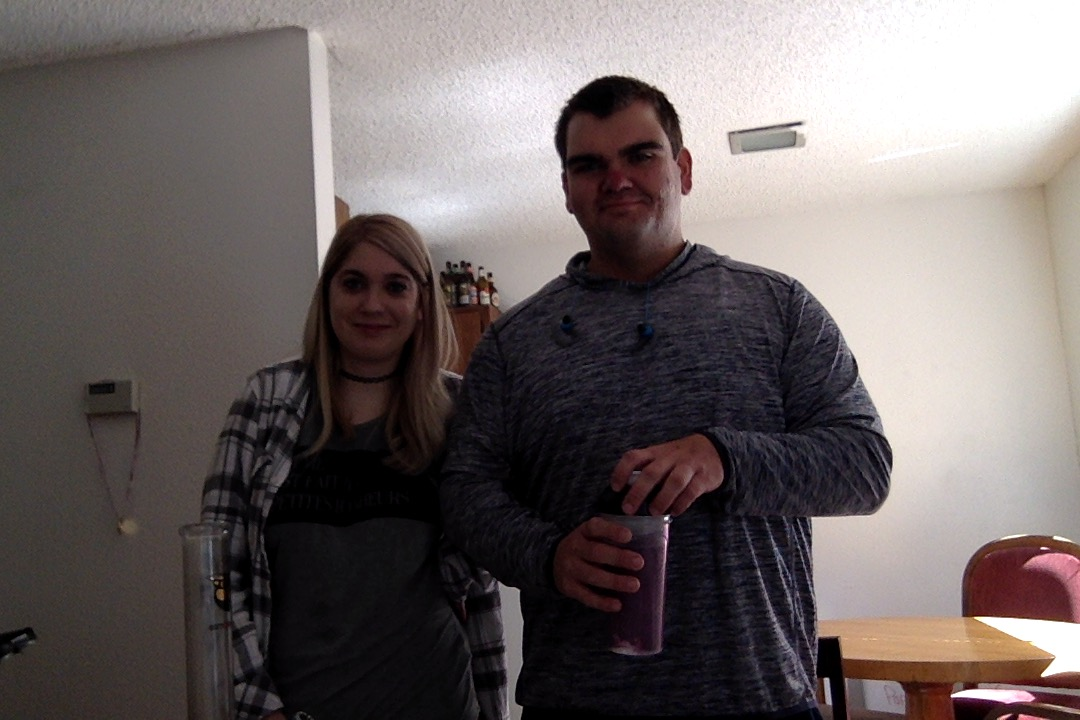
//> input picture alex_dev/noah.jpg, 1080 x 720 px
$ ./sobel   (built with g++ and OpenCV 4)
//> lines starting //> are read from the running program, lines starting //| are printed output that depends on the picture
#include <iostream>
#include <string>
#include <sstream>
#include <cmath>

#include <opencv2/core.hpp>
#include <opencv2/highgui.hpp>
#include "opencv2/imgproc/imgproc.hpp"
#include "opencv2/objdetect/objdetect.hpp"


using namespace std;
using namespace cv;

// Computes the x component of the gradient vector
// at a given point in a image.
// returns gradient in the x direction
int xGradient(Mat image, int x, int y)
{
  return image.at<uchar>(y-1, x-1) +
    2*image.at<uchar>(y, x-1) +
    image.at<uchar>(y+1, x-1) -
    image.at<uchar>(y-1, x+1) -
    2*image.at<uchar>(y, x+1) -
    image.at<uchar>(y+1, x+1);
}

// Computes the y component of the gradient vector
// at a given point in a image
// returns gradient in the y direction

int yGradient(Mat image, int x, int y)
{
  return image.at<uchar>(y-1, x-1) +
    2*image.at<uchar>(y-1, x) +
    image.at<uchar>(y-1, x+1) -
    image.at<uchar>(y+1, x-1) -
    2*image.at<uchar>(y+1, x) -
    image.at<uchar>(y+1, x+1);
}

int main()
{
  Mat source;
  Mat dest;
  int gx, gy, sum;
  // Load an image
  source = imread("noah.jpg", CV_LOAD_IMAGE_GRAYSCALE);
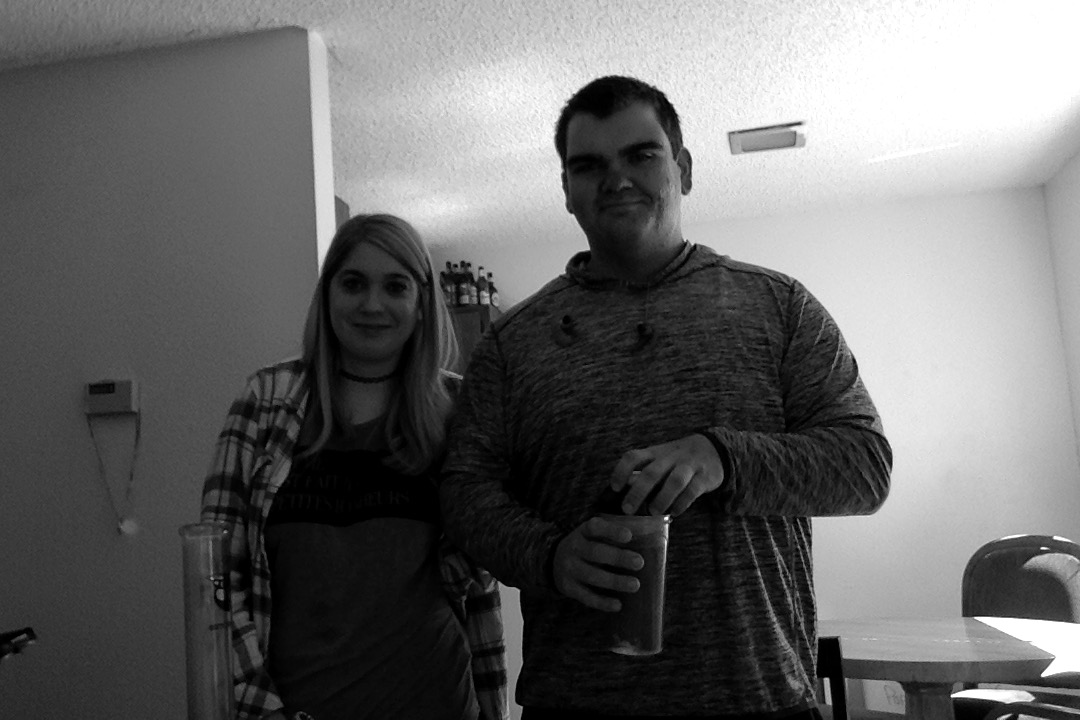
//> source: 720 rows x 1080 cols, CV_8UC1; min 0, max 255, mean 104
  dest = source.clone();

  // [7 lines of commented-out code are left out]


  if( !source.data )
  {
    return -1;
  }


  for(int y = 0; y < source.rows; y++)
  {
    for(int x = 0; x < source.cols; x++)
    {
      dest.at<uchar>(y,x) = 0.0;
    }
  }
//> dest: 720 rows x 1080 cols, CV_8UC1; every value is 0

  for(int y = 1; y < source.rows - 1; y++)
  {
    for(int x = 1; x < source.cols - 1; x++)
    {
      gx = xGradient(source, x, y);
      gy = yGradient(source, x, y);
      sum = abs(gx) + abs(gy);
      sum = sum > 255 ? 255:sum;
      sum = sum < 0 ? 0 : sum;
      dest.at<uchar>(y,x) = sum;
    }
  }
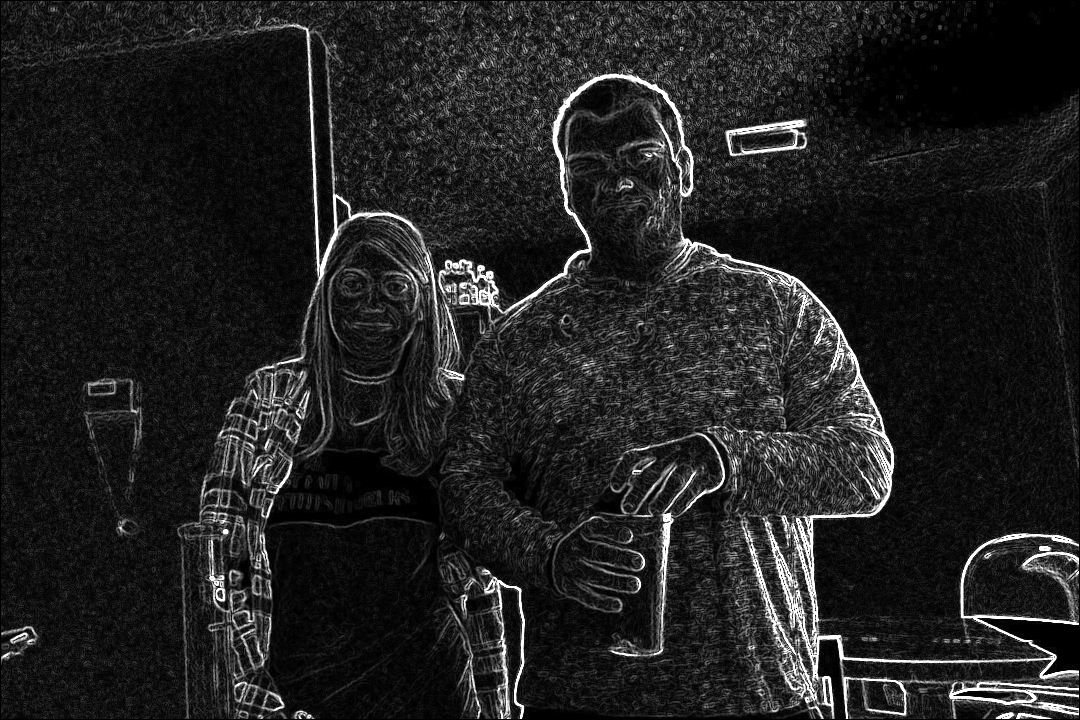
//> dest: 720 rows x 1080 cols, CV_8UC1; min 0, max 255, mean 33.3
//> after the loop, gx = 15; gy = -7; sum = 22

  namedWindow("final");
  imshow("final", dest);
  namedWindow("initial");
  imshow("initial", source);
  waitKey();
  return 0;
}

$ run again, with alex_dev/Photo on 1-14-17 at 1.58 PM #2.jpg copied over alex_dev/noah.jpg
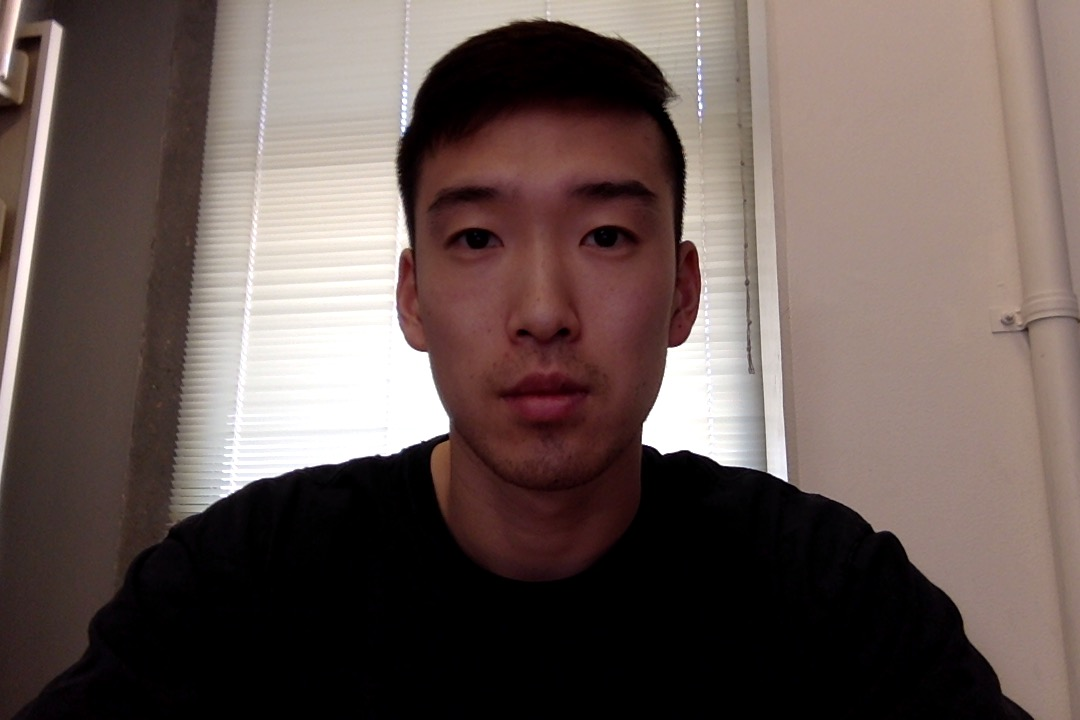
//> input picture alex_dev/Photo on 1-14-17 at 1.58 PM #2.jpg, 1080 x 720 px
//> `source = imread("noah.jpg", CV_LOAD_IMAGE_GRAYSCALE);`:
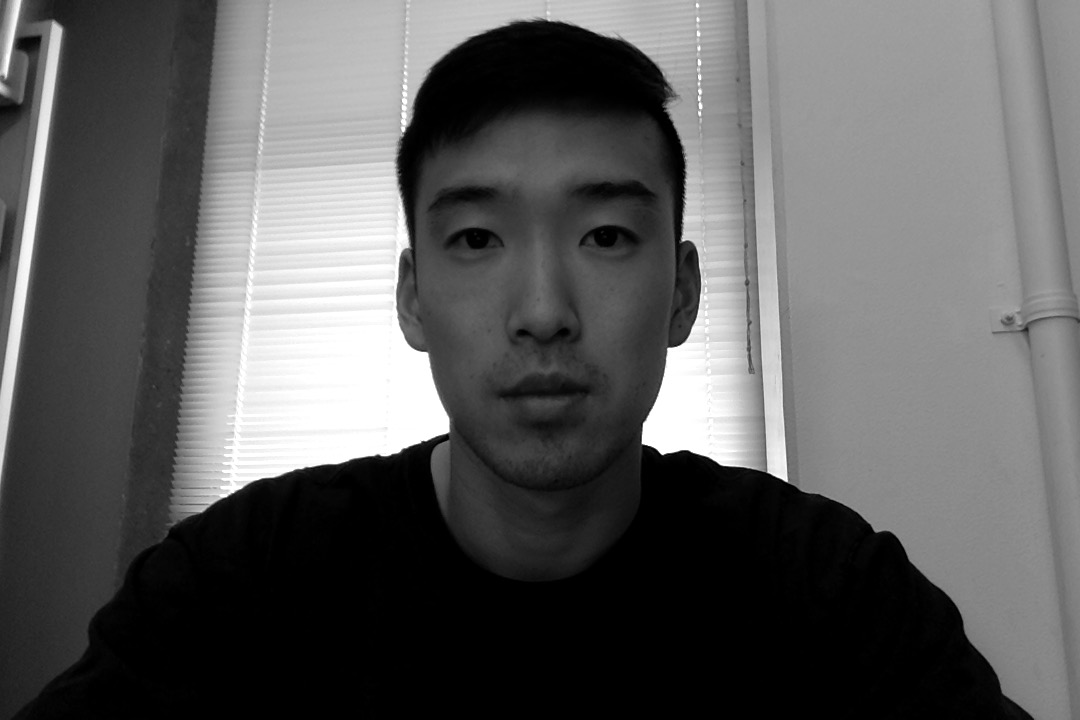
//> source: 720 rows x 1080 cols, CV_8UC1; min 0, max 255, mean 92.5
//> the loop `for(int y = 1; y < source.rows - 1; y++)` made 718 passes
//> (gx, gy, sum) on passes 1 to 3: (-9, -3, 12), (-8, 0, 8), (-7, 3, 10)
//> after the loop `for(int y = 1; y < source.rows - 1; y++)`:
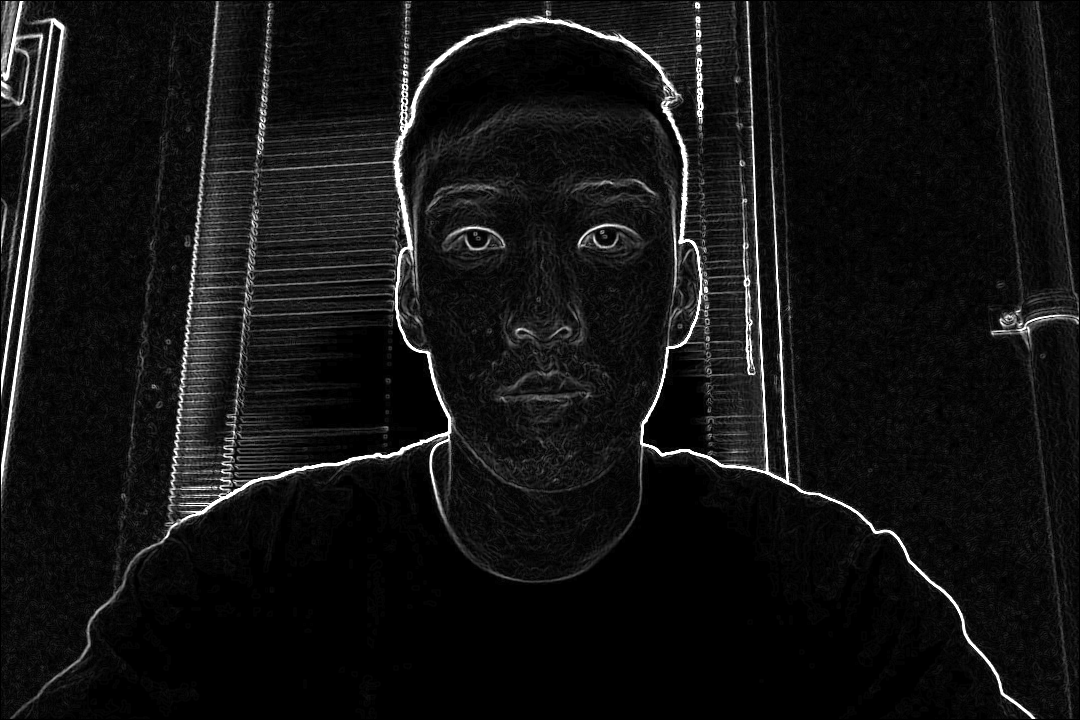
//> dest: 720 rows x 1080 cols, CV_8UC1; min 0, max 255, mean 19.3
//> after the loop `for(int y = 1; y < source.rows - 1; y++)`: gx = 7; gy = 5; sum = 12
